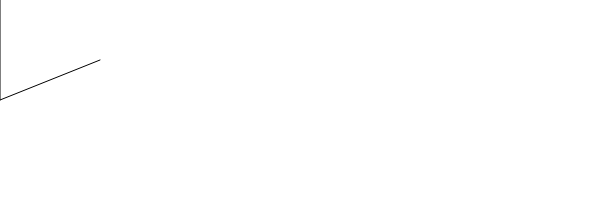
Frame 1 (no input)
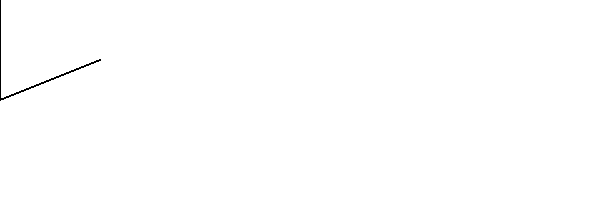
Frame 60 (no input)
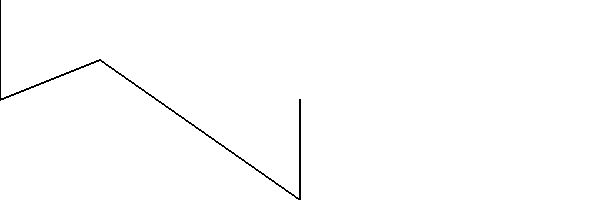
Frame 120 (the mouse pressed at the canvas centre since frame 60)

The p5.js sketch that drew these frames (run headless with seeded random() and noise() and a simulated clock; from frame 60 on, the mouse is pressed at the canvas centre):

// p5.js sketch
// ── sketch.js
function setup() {
  createCanvas(600, 200);
   background(255);
}

function draw() {
 
  strokeWeight(1)
  line(mouseX,mouseY,mouseX,mouseY+100)
  line(100,60,mouseX,mouseY+100)

}
